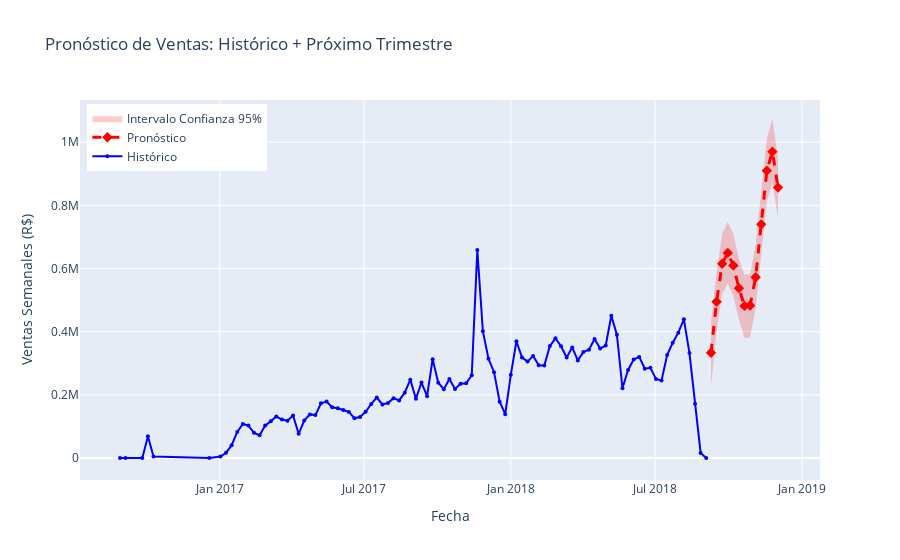

The notebook cell saved with this chart:
### Code cell
# Visualización interactiva con Plotly - Histórico + Pronóstico
fig = go.Figure()

# Datos históricos
fig.add_trace(go.Scatter(
    x=df_pd['ds'],
    y=df_pd['y'],
    mode='lines+markers',
    name='Histórico',
    line=dict(color='blue', width=2),
    marker=dict(size=4)
))

# Pronóstico futuro
fig.add_trace(go.Scatter(
    x=forecast_future['Fecha'],
    y=forecast_future['Predicción'],
    mode='lines+markers',
    name='Pronóstico',
    line=dict(color='red', width=3, dash='dash'),
    marker=dict(size=8, symbol='diamond')
))

# Intervalo de confianza
fig.add_trace(go.Scatter(
    x=forecast_future['Fecha'],
    y=forecast_future['Límite Superior (95%)'],
    mode='lines',
    line=dict(width=0),
    showlegend=False,
    hoverinfo='skip'
))

fig.add_trace(go.Scatter(
    x=forecast_future['Fecha'],
    y=forecast_future['Límite Inferior (95%)'],
    mode='lines',
    name='Intervalo Confianza 95%',
    fill='tonexty',
    fillcolor='rgba(255, 0, 0, 0.2)',
    line=dict(width=0)
))

fig.update_layout(
    title='Pronóstico de Ventas: Histórico + Próximo Trimestre',
    xaxis_title='Fecha',
    yaxis_title='Ventas Semanales (R$)',
    height=600,
    hovermode='x unified',
    legend=dict(x=0.01, y=0.99)
)

fig.show()
